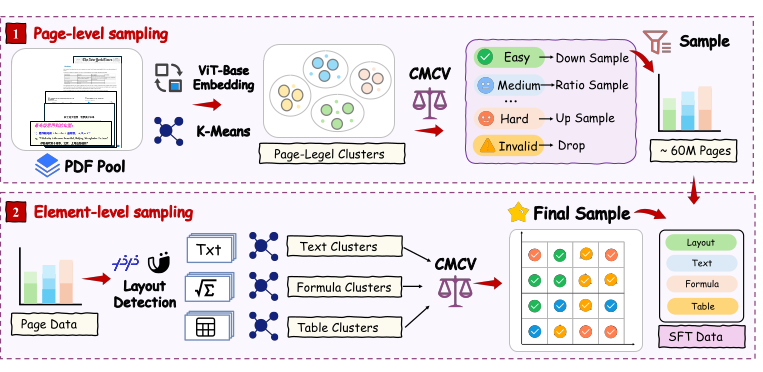
#> input picture image copy.png, 763 x 372 px
$ python -i scanqa.py   (imports and definitions only)
#> lines starting #> are read from the running program, lines starting #| are printed output that depends on the picture
"""Cổng chất lượng ảnh scan — chạy TRƯỚC mọi lời gọi model, thuần CPU.

KHÔNG có trong paper. Paper giả định pool tài liệu chung; pool của dự án này
là 100% tài liệu scan, và chuyển sang scan thì "khó" tách làm hai thứ cần đối
xử NGƯỢC nhau:

  - khó vì CẤU TRÚC (bảng lồng nhau, nhiều cột, công thức dày) -> dữ liệu quý,
    đáng chi tiền chú thích.
  - khó vì ẢNH HỎNG (mờ, nghiêng, nhiễu, photocopy nhiều đời, dấu mộc đè chữ)
    -> KHÔNG quý. Model nào cũng đọc sai, nhưng dạy model đọc trang mà người
    còn không đọc nổi thì không học được gì.

CMCV gộp cả hai vào tier Hard, rồi §3.3 đem cả hai đi gọi trọng tài nhiều vòng
và xếp hàng cho người — tức phần ngân sách đắt nhất chảy vào đúng thứ không
đáng chi. Module này cắt loại thứ hai ra trước khi tốn đồng nào.

Cắm vào đâu: `CMCV(validity_fn=...)` (cmcv.py) chạy validity_fn TRƯỚC khi gọi
model và gán thẳng Tier.INVALID; `ProbeConfig.invalid_drop` đã biết loại cả
cụm rác. Khe cắm có sẵn, đây là bộ đo còn thiếu.

Mọi ngưỡng dưới đây CHƯA HIỆU CHUẨN trên dữ liệu thật — đặt rộng tay để chỉ
bắt trang hỏng rõ ràng. Hiệu chuẩn bằng calibrate_thresholds() khi có mẫu đã
gán nhãn đọc-được/không-đọc-được.
"""
from __future__ import annotations

from dataclasses import dataclass, field
from typing import Dict, List, Optional, Sequence, Tuple

import numpy as np
from PIL import Image


@dataclass
class ScanQAConfig:
    """Ngưỡng loại trang. Đặt rộng: thà giữ nhầm trang xấu còn hơn vứt nhầm
    trang khó-nhưng-đọc-được (thứ chính ta đang đi tìm)."""
    min_blur: float = 40.0        # phương sai Laplacian; thấp = mờ/out-of-focus
    # Cạnh ngắn. 500px ~ A4 quét 60dpi — dưới mức đó chữ thân bài không còn đủ
    # nét cho OCR nào. KHÔNG đặt cao hơn tuỳ tiện: bản thân data/vietnamese_sample
    # là ảnh 640x640 và hoàn toàn đọc được, ngưỡng 700 đã vứt sạch chúng khi thử.
    min_side_px: int = 500
    min_ink: float = 0.004        # tỉ lệ điểm ảnh tối; dưới = trang gần như trắng
    max_ink: float = 0.60         # trên = trang đen kịt (scan hỏng, ảnh âm bản, trang bị bôi)
    min_contrast: float = 25.0    # độ lệch chuẩn mức xám
    max_skew_deg: float = 12.0    # nghiêng hơn mức này thì nên deskew trước, không loại
    sample_px: int = 1_000_000    # thu nhỏ trước khi đo cho nhanh; đủ để đánh giá chất lượng


@dataclass
class ScanQA:
    """Kết quả đo một trang. `drop=True` => Tier.INVALID, không gọi model."""
    page_id: str
    blur: float
    ink: float
    contrast: float
    width: int
    height: int
    skew_deg: float
    reasons: List[str] = field(default_factory=list)

    @property
    def drop(self) -> bool:
        return bool(self.reasons)

    @property
    def needs_deskew(self) -> bool:
        return "nghiêng" in " ".join(self.reasons) or abs(self.skew_deg) > 1.0


# ------------------------------------------------------------ phép đo ------

def _to_gray(img: Image.Image, sample_px: int) -> np.ndarray:
    w, h = img.size
    if w * h > sample_px:                      # thu nhỏ giữ tỉ lệ cho nhanh
        s = (sample_px / (w * h)) ** 0.5
        img = img.resize((max(1, int(w * s)), max(1, int(h * s))), Image.BILINEAR)
    return np.asarray(img.convert("L"), dtype=np.float32)


def _laplacian_var(g: np.ndarray) -> float:
    """Phương sai Laplacian — chỉ số mờ kinh điển. Ảnh nét có nhiều cạnh mạnh
    nên phương sai cao; ảnh mờ bị san phẳng nên thấp."""
    if g.shape[0] < 3 or g.shape[1] < 3:
        return 0.0
    lap = (-4.0 * g[1:-1, 1:-1] + g[:-2, 1:-1] + g[2:, 1:-1]
           + g[1:-1, :-2] + g[1:-1, 2:])
    return float(lap.var())


def _ink_ratio(g: np.ndarray) -> float:
    """Tỉ lệ điểm ảnh tối, ngưỡng theo Otsu đơn giản hoá (trung điểm Otsu 2 lớp)."""
    hist, _ = np.histogram(g, bins=256, range=(0, 255))
    total = hist.sum()
    if total == 0:
        return 0.0
    omega = np.cumsum(hist) / total
    mu = np.cumsum(hist * np.arange(256)) / total
    mu_t = mu[-1]
    denom = omega * (1.0 - omega)
    with np.errstate(divide="ignore", invalid="ignore"):
        sigma_b = np.where(denom > 0, (mu_t * omega - mu) ** 2 / denom, 0.0)
    thr = float(np.argmax(sigma_b))
    return float((g <= thr).mean())


def _skew_deg(g: np.ndarray) -> float:
    """Ước góc nghiêng bằng cách thử xoay và tìm góc có profile hàng "gai"
    nhất (dòng chữ thẳng hàng => tổng mực theo hàng dao động mạnh nhất).

    Rẻ và đủ dùng cho việc gắn cờ; muốn deskew chính xác thì dùng Hough hoặc
    Radon ở bước tiền xử lý, không phải ở đây.
    """
    small = g[:: max(1, g.shape[0] // 400), :: max(1, g.shape[1] // 400)]
    small = 255.0 - small                       # đảo: mực = giá trị cao
    best, best_angle = -1.0, 0.0
    h, w = small.shape
    if h < 8 or w < 8:
        return 0.0
    yy, xx = np.nonzero(small > small.mean() + small.std())
    if len(yy) < 50:
        return 0.0
    for angle in np.arange(-12.0, 12.01, 1.0):
        t = np.deg2rad(angle)
        proj = yy * np.cos(t) - xx * np.sin(t)
        hist, _ = np.histogram(proj, bins=max(8, h))
        score = float(np.var(hist))
        if score > best:
            best, best_angle = score, float(angle)
    return best_angle


def assess(image: Image.Image, page_id: str = "",
           cfg: Optional[ScanQAConfig] = None) -> ScanQA:
    """Đo một trang. Không sửa ảnh, chỉ đo và gắn cờ."""
    cfg = cfg or ScanQAConfig()
    w, h = image.size
    g = _to_gray(image, cfg.sample_px)
    blur = _laplacian_var(g)
    ink = _ink_ratio(g)
    contrast = float(g.std())
    skew = _skew_deg(g)

    reasons: List[str] = []
    if min(w, h) < cfg.min_side_px:
        reasons.append(f"độ phân giải thấp ({w}x{h}, cạnh ngắn < {cfg.min_side_px})")
    if blur < cfg.min_blur:
        reasons.append(f"mờ (Laplacian var {blur:.1f} < {cfg.min_blur})")
    if ink < cfg.min_ink:
        reasons.append(f"gần như trắng (mực {100*ink:.2f}%)")
    elif ink > cfg.max_ink:
        reasons.append(f"đen bất thường (mực {100*ink:.1f}%)")
    if contrast < cfg.min_contrast:
        reasons.append(f"tương phản thấp (std {contrast:.1f} < {cfg.min_contrast})")

    qa = ScanQA(page_id, blur, ink, contrast, w, h, skew, reasons)
    # Nghiêng KHÔNG phải lý do loại — deskew được, và trang nghiêng vẫn có thể
    # là trang quý. Chỉ gắn cờ để bước tiền xử lý xoay lại.
    return qa


# --------------------------------------------------------- cắm vào CMCV ----

# [53 lines left out: functions make_validity_fn, summarize, calibrate_thresholds, not called in this run]

>>> from PIL import Image
>>> picture = Image.open('../image copy.png')
#> picture is the input picture: PIL image 763x372 RGBA; mean R, G, B, A 233.9, 228.3, 232.2, 255
>>> result = assess(picture)
#> in _to_gray, `return np.asarray(img.convert("L"), dtype=np.float32)`:
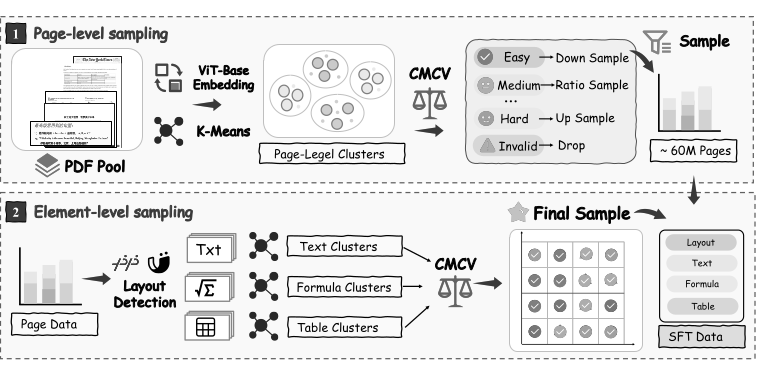
#> returned value: shape (372, 763) float32; min 0, max 255, mean 230.4
#> in _laplacian_var, `lap = (-4.0 * g[1:-1, 1:-1] + g[:-2, 1:-1] + g[2:, 1:-1] + g[1:-1, :-2..`:
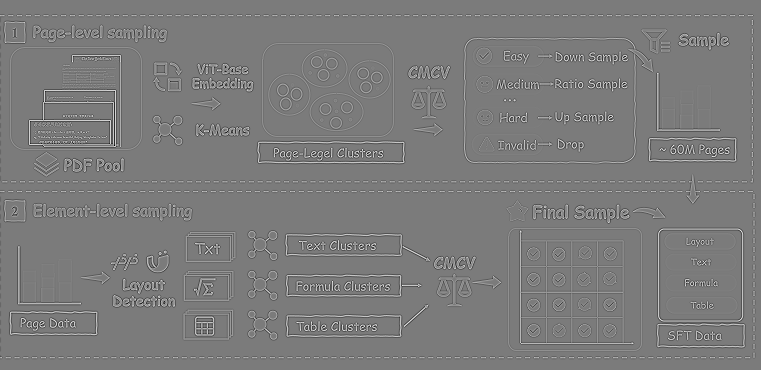
#> lap: shape (370, 761) float32; min -722, max 763, mean -0.1; drawn with min black and max white
#> in assess, `blur = _laplacian_var(g)`: blur = 7839.5
#> in _ink_ratio, `hist, _ = np.histogram(g, bins=256, range=(0, 255))`: hist = 256 values, max 137661 at index 249, min 39 at index 47, mean 1108.7
#> in _ink_ratio, `total = hist.sum()`: total = 283836
#> in _ink_ratio, `omega = np.cumsum(hist) / total`: omega = 256 values from 0.00596 to 1
#> in _ink_ratio, `mu = np.cumsum(hist * np.arange(256)) / total`: mu = 256 values from 0 to 230.4
#> in _ink_ratio, `mu_t = mu[-1]`: mu_t = 230.4
#> in _ink_ratio, `denom = omega * (1.0 - omega)`: denom = 256 values, max 0.193 at index 249, min 0 at index 255, mean 0.0728
#> in _ink_ratio, `sigma_b = np.where(denom > 0, (mu_t * omega - mu) ** 2 / denom, 0.0)`: sigma_b = 256 values, max 2283 at index 161, min 0 at index 255, mean 1720.6
#> in _ink_ratio, `thr = float(np.argmax(sigma_b))`: thr = 161
#> in assess, `ink = _ink_ratio(g)`: ink = 0.0896
#> in assess, `contrast = float(g.std())`: contrast = 52.11
#> in _skew_deg, `small = 255.0 - small`:
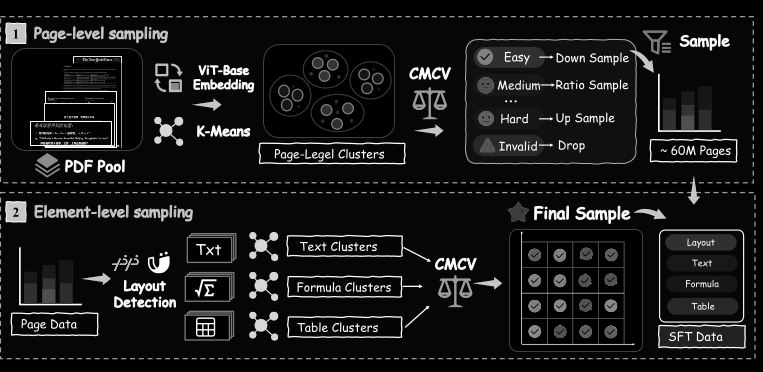
#> small: shape (372, 763) float32; min 0, max 255, mean 24.6
#> the loop in _skew_deg, `for angle in np.arange(-12.0, 12.01, 1.0):` made 25 passes
#> (score, best) on passes 1, 2, 13: (2273, 2273), (2377.6, 2377.6), (5030.8, 5030.8)
#> score on passes 3 to 8: 2240.3, 2073.3, 2057.3, 2157.4, 2136.7, 2038.5
#> after the loop in _skew_deg, `for angle in np.arange(-12.0, 12.01, 1.0):`: best = 5030.8; best_angle = 0

$ run again, on image.png
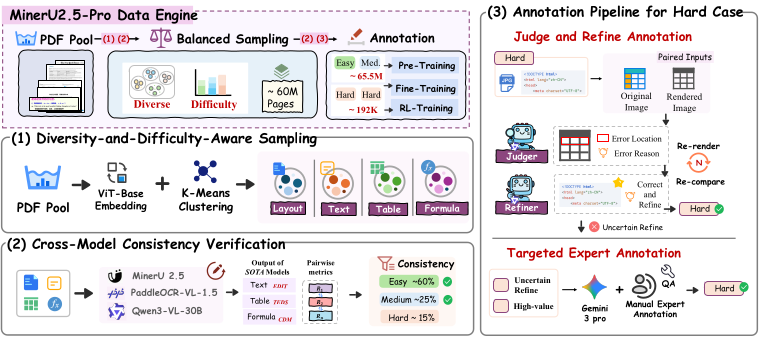
#> input picture image.png, 766 x 343 px
#> picture is the input picture: PIL image 766x343 RGBA; mean R, G, B, A 230.6, 227.8, 230.9, 255
#> in _laplacian_var, `lap = (-4.0 * g[1:-1, 1:-1] + g[:-2, 1:-1] + g[2:, 1:-1] + g[1:-1, :-2..`:
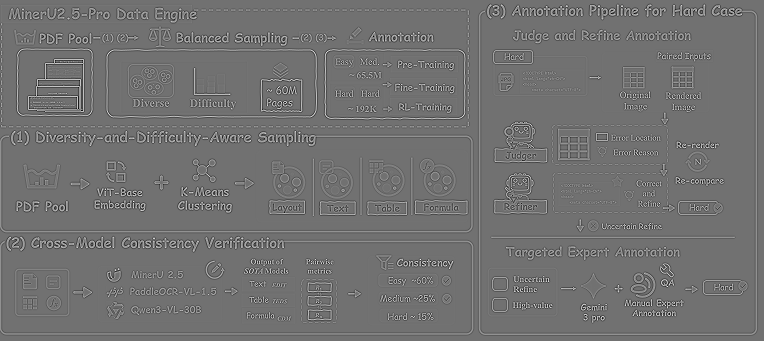
#> lap: shape (341, 764) float32; min -677, max 846, mean 0.1; drawn with min black and max white
#> blur = 9900.6
#> hist = 256 values, max 138685 at index 255, min 56 at index 28, mean 1026.3
#> total = 262738
#> omega = 256 values from 0.0107 to 1
#> mu = 256 values from 0 to 229
#> mu_t = 229
#> denom = 256 values, max 0.249 at index 254, min 0 at index 255, mean 0.0834
#> sigma_b = 256 values, max 2522.1 at index 170, min 0 at index 255, mean 1854.7
#> thr = 170
#> ink = 0.12
#> contrast = 55.16
#> in _skew_deg, `small = 255.0 - small`:
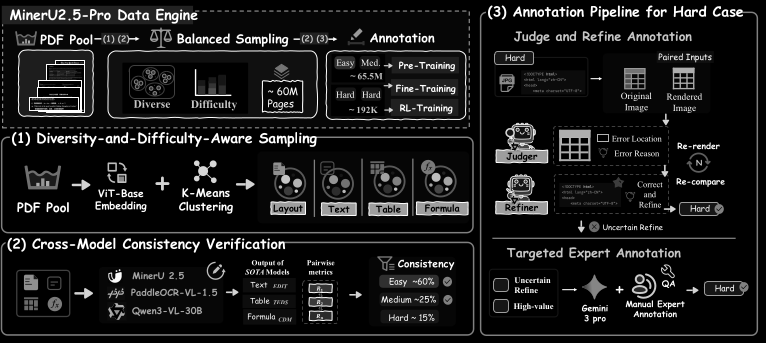
#> small: shape (343, 766) float32; min 0, max 255, mean 26
#> the loop in _skew_deg, `for angle in np.arange(-12.0, 12.01, 1.0):` made 25 passes
#> (score, best) on passes 1, 12, 13: (2723.4, 2723.4), (3229.3, 3229.3), (8095.6, 8095.6)
#> after the loop in _skew_deg, `for angle in np.arange(-12.0, 12.01, 1.0):`: best = 8095.6; best_angle = 0
